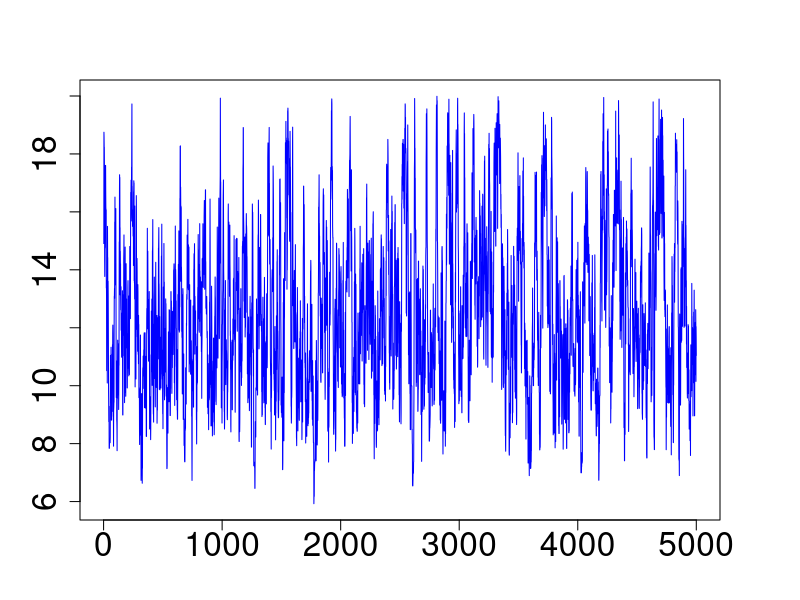

This figure's R source: (Note: this script raises an error after producing the figure.)
ls()
rm(list=ls())
gc()

set.seed(1020)
x=rt(1000,df=10)

f=function(v2, v1, y)
{
  r=1
  for ( i in 1:length(y))
  {
    r=r * gamma((v2+1)/2)/gamma(v2/2)/sqrt(v2)*(1+y[i]^2/v2)^(-(v2+1)/2)  
    
    r=r/( gamma((v1+1)/2)/gamma(v1/2)/sqrt(v1)*(1+y[i]^2/v1)^(-(v1+1)/2) )
  }
  r
}

#f(10, 11, x)

v_current=15
N=10000
a <- numeric(N)
a[1]=v_current
for (n in 1:N)
{
  v2=v_current+rnorm(1, 0, 1.5)
  
  while (v2 <= 3 || v2 >= 20)
  {
    v2 = v_current + rnorm(1, 0, 1.5)
  }
  u=runif(1, min=0, max=1)
  if (u <= min(1, f(v2, v_current, x))  ){
    a[n]=v2
    v_current=v2
  }
  else{
    a[n]=v_current
  }
  # print(c(n, a[n]))
}

print(c(mean(a), sd(a)))

dev.off()
graphics.off()
par(mar=c(4,4,4,4))
n=1:5000

plot(n,a[5001:10000],type = "l",col = "blue",xlab="",ylab="", cex.lab=1.25,cex.axis=2,main = TeX('Time series of $v$'),cex.main=2)

  
